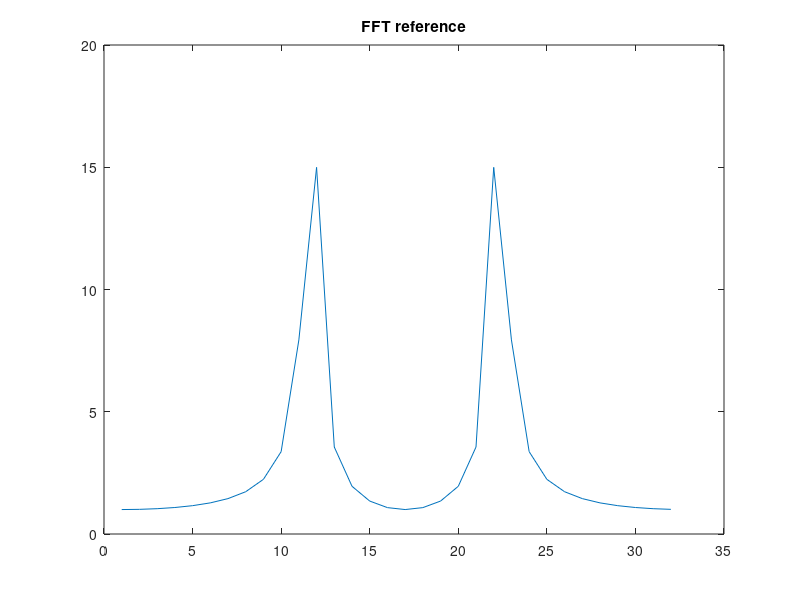
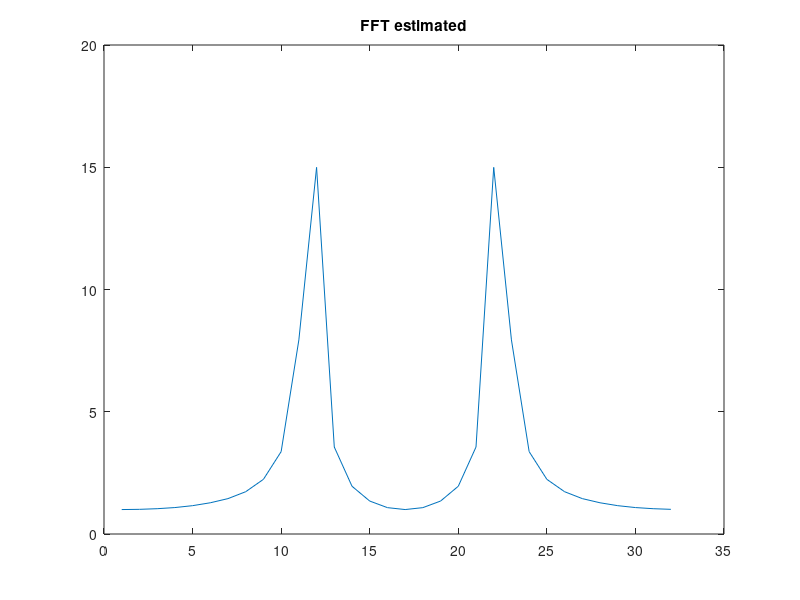

Reproduce these figures in MATLAB, in order.
clc, clear, close all
x = [1, 0, -1, 1, 0, -1, 1, 0, -1, 1, 0, -1, 1, 0, -1, 1, 0, -1, ...
    1, 0, -1, 1, 0, -1, 1, 0, -1, 1, 0, -1, 1, 0];

% x = [1, 0, 2, 1, 0, 2, 1, 0, 2, 1, 0, 2, 1, 0, 2, 1, 0, 2, ...
%     1, 0, 2, 1, 0, 2, 1, 0, 2, 1, 0, 2, 1, 0];
length(x)
ID = fopen('input.txt', 'w');
for i = 1:32
   fprintf(ID, '%.5f\n', x(i));
end
fclose(ID);
% x = linspace(1,32, 32);
X_ref = fft(x, 32);
X_est = zeros(1, 32);
dummy = 1;
a = zeros(1, 32);
b = zeros(1, 32);
c = zeros(1, 32);
d = zeros(1, 32);

% Create the hardware model
twiddle_rom_real = [1,      ...
                    0.981,  ...      
                    0.924,  ...
                    0.831,  ...
                    0.707,  ...
                    0.556,  ...
                    0.383,  ...
                    0.195,  ...
                    0,      ...
                    -0.195, ...
                    -0.383, ...
                    -0.556, ...
                    -0.707, ...
                    -0.831, ...
                    -0.924, ...
                    -0.981];
                
ID = fopen('twiddle_real.txt', 'w');
for i = 1:16
   fprintf(ID, '%.5f\n', twiddle_rom_real(i));
end                
fclose(ID);                

twiddle_rom_imag = [0,      ...
                    0.195,  ...      
                    0.383,  ...
                    0.556,  ...
                    0.707,  ...
                    0.831,  ...
                    0.924,  ...
                    0.981,  ...
                    1.000,  ...
                    0.981,  ...
                    0.924,  ...
                    0.831,  ...
                    0.707,  ...
                    0.556,  ...
                    0.383,  ...
                    0.195];
                
ID = fopen('twiddle_imag.txt', 'w');
for i = 1:16
   fprintf(ID, '%.5f\n', twiddle_rom_imag(i));
end                
fclose(ID);                
                
% Stage 1
a(0 + dummy) = x(0 + dummy) + ((twiddle_rom_real(0 + dummy) - 1j * twiddle_rom_imag(0 + dummy)) * x(16 + dummy));
a(1 + dummy) = x(0 + dummy) - ((twiddle_rom_real(0 + dummy) - 1j * twiddle_rom_imag(0 + dummy)) * x(16 + dummy));

a(2 + dummy) = x(8 + dummy) + ((twiddle_rom_real(0 + dummy) - 1j * twiddle_rom_imag(0 + dummy)) * x(24 + dummy));
a(3 + dummy) = x(8 + dummy) - ((twiddle_rom_real(0 + dummy) - 1j * twiddle_rom_imag(0 + dummy)) * x(24 + dummy));

a(4 + dummy) = x(4 + dummy) + ((twiddle_rom_real(0 + dummy) - 1j * twiddle_rom_imag(0 + dummy)) * x(20 + dummy));
a(5 + dummy) = x(4 + dummy) - ((twiddle_rom_real(0 + dummy) - 1j * twiddle_rom_imag(0 + dummy)) * x(20 + dummy));

a(6 + dummy) = x(12 + dummy) + ((twiddle_rom_real(0 + dummy) - 1j * twiddle_rom_imag(0 + dummy)) * x(28 + dummy));
a(7 + dummy) = x(12 + dummy) - ((twiddle_rom_real(0 + dummy) - 1j * twiddle_rom_imag(0 + dummy)) * x(28 + dummy));

a(8 + dummy) = x(2 + dummy) + ((twiddle_rom_real(0 + dummy) - 1j * twiddle_rom_imag(0 + dummy)) * x(18 + dummy));
a(9 + dummy) = x(2 + dummy) - ((twiddle_rom_real(0 + dummy) - 1j * twiddle_rom_imag(0 + dummy)) * x(18 + dummy));

a(10 + dummy) = x(10 + dummy) + ((twiddle_rom_real(0 + dummy) - 1j * twiddle_rom_imag(0 + dummy)) * x(26 + dummy));
a(11 + dummy) = x(10 + dummy) - ((twiddle_rom_real(0 + dummy) - 1j * twiddle_rom_imag(0 + dummy)) * x(26 + dummy));

a(12 + dummy) = x(6 + dummy) + ((twiddle_rom_real(0 + dummy) - 1j * twiddle_rom_imag(0 + dummy)) * x(22 + dummy));
a(13 + dummy) = x(6 + dummy) - ((twiddle_rom_real(0 + dummy) - 1j * twiddle_rom_imag(0 + dummy)) * x(22 + dummy));

a(14 + dummy) = x(14 + dummy) + ((twiddle_rom_real(0 + dummy) - 1j * twiddle_rom_imag(0 + dummy)) * x(30 + dummy));
a(15 + dummy) = x(14 + dummy) - ((twiddle_rom_real(0 + dummy) - 1j * twiddle_rom_imag(0 + dummy)) * x(30 + dummy));

a(16 + dummy) = x(1 + dummy) + ((twiddle_rom_real(0 + dummy) - 1j * twiddle_rom_imag(0 + dummy)) * x(17 + dummy));
a(17 + dummy) = x(1 + dummy) - ((twiddle_rom_real(0 + dummy) - 1j * twiddle_rom_imag(0 + dummy)) * x(17 + dummy));

a(18 + dummy) = x(9 + dummy) + ((twiddle_rom_real(0 + dummy) - 1j * twiddle_rom_imag(0 + dummy)) * x(25 + dummy));
a(19 + dummy) = x(9 + dummy) - ((twiddle_rom_real(0 + dummy) - 1j * twiddle_rom_imag(0 + dummy)) * x(25 + dummy));

a(20 + dummy) = x(5 + dummy) + ((twiddle_rom_real(0 + dummy) - 1j * twiddle_rom_imag(0 + dummy)) * x(21 + dummy));
a(21 + dummy) = x(5 + dummy) - ((twiddle_rom_real(0 + dummy) - 1j * twiddle_rom_imag(0 + dummy)) * x(21 + dummy));

a(22 + dummy) = x(13 + dummy) + ((twiddle_rom_real(0 + dummy) - 1j * twiddle_rom_imag(0 + dummy)) * x(29 + dummy));
a(23 + dummy) = x(13 + dummy) - ((twiddle_rom_real(0 + dummy) - 1j * twiddle_rom_imag(0 + dummy)) * x(29 + dummy));

a(24 + dummy) = x(3 + dummy) + ((twiddle_rom_real(0 + dummy) - 1j * twiddle_rom_imag(0 + dummy)) * x(19 + dummy));
a(25 + dummy) = x(3 + dummy) - ((twiddle_rom_real(0 + dummy) - 1j * twiddle_rom_imag(0 + dummy)) * x(19 + dummy));

a(26 + dummy) = x(11 + dummy) + ((twiddle_rom_real(0 + dummy) - 1j * twiddle_rom_imag(0 + dummy)) * x(27 + dummy));
a(27 + dummy) = x(11 + dummy) - ((twiddle_rom_real(0 + dummy) - 1j * twiddle_rom_imag(0 + dummy)) * x(27 + dummy));

a(28 + dummy) = x(7 + dummy) + ((twiddle_rom_real(0 + dummy) - 1j * twiddle_rom_imag(0 + dummy)) * x(23 + dummy));
a(29 + dummy) = x(7 + dummy) - ((twiddle_rom_real(0 + dummy) - 1j * twiddle_rom_imag(0 + dummy)) * x(23 + dummy));

a(30 + dummy) = x(15 + dummy) + ((twiddle_rom_real(0 + dummy) - 1j * twiddle_rom_imag(0 + dummy)) * x(31 + dummy));
a(31 + dummy) = x(15 + dummy) - ((twiddle_rom_real(0 + dummy) - 1j * twiddle_rom_imag(0 + dummy)) * x(31 + dummy));

% Stage 2
b(0 + dummy) = a(0 + dummy) + ((twiddle_rom_real(0 + dummy) - 1j * twiddle_rom_imag(0 + dummy)) * a(2 + dummy));
b(2 + dummy) = a(0 + dummy) - ((twiddle_rom_real(0 + dummy) - 1j * twiddle_rom_imag(0 + dummy)) * a(2 + dummy));
b(1 + dummy) = a(1 + dummy) + ((twiddle_rom_real(8 + dummy) - 1j * twiddle_rom_imag(8 + dummy)) * a(3 + dummy));
b(3 + dummy) = a(1 + dummy) - ((twiddle_rom_real(8 + dummy) - 1j * twiddle_rom_imag(8 + dummy)) * a(3 + dummy));

b(4 + dummy) = a(4 + dummy) + ((twiddle_rom_real(0 + dummy) - 1j * twiddle_rom_imag(0 + dummy)) * a(6 + dummy));
b(6 + dummy) = a(4 + dummy) - ((twiddle_rom_real(0 + dummy) - 1j * twiddle_rom_imag(0 + dummy)) * a(6 + dummy));
b(5 + dummy) = a(5 + dummy) + ((twiddle_rom_real(8 + dummy) - 1j * twiddle_rom_imag(8 + dummy)) * a(7 + dummy));
b(7 + dummy) = a(5 + dummy) - ((twiddle_rom_real(8 + dummy) - 1j * twiddle_rom_imag(8 + dummy)) * a(7 + dummy));

b(8 + dummy) = a(8 + dummy) 	+ ((twiddle_rom_real(0 + dummy) - 1j * twiddle_rom_imag(0 + dummy)) * a(10 + dummy));
b(10 + dummy) = a(8 + dummy) 	- ((twiddle_rom_real(0 + dummy) - 1j * twiddle_rom_imag(0 + dummy)) * a(10 + dummy));
b(9 + dummy) = a(9 + dummy) 	+ ((twiddle_rom_real(8 + dummy) - 1j * twiddle_rom_imag(8 + dummy)) * a(11 + dummy));
b(11 + dummy) = a(9 + dummy) 	- ((twiddle_rom_real(8 + dummy) - 1j * twiddle_rom_imag(8 + dummy)) * a(11 + dummy));

b(12 + dummy) = a(12 + dummy) + ((twiddle_rom_real(0 + dummy) - 1j * twiddle_rom_imag(0 + dummy)) * a(14 + dummy));
b(14 + dummy) = a(12 + dummy) - ((twiddle_rom_real(0 + dummy) - 1j * twiddle_rom_imag(0 + dummy)) * a(14 + dummy));
b(13 + dummy) = a(13 + dummy) + ((twiddle_rom_real(8 + dummy) - 1j * twiddle_rom_imag(8 + dummy)) * a(15 + dummy));
b(15 + dummy) = a(13 + dummy) - ((twiddle_rom_real(8 + dummy) - 1j * twiddle_rom_imag(8 + dummy)) * a(15 + dummy));

b(16 + dummy) = a(16 + dummy) + ((twiddle_rom_real(0 + dummy) - 1j * twiddle_rom_imag(0 + dummy)) * a(18 + dummy));
b(18 + dummy) = a(16 + dummy) - ((twiddle_rom_real(0 + dummy) - 1j * twiddle_rom_imag(0 + dummy)) * a(18 + dummy));
b(17 + dummy) = a(17 + dummy) + ((twiddle_rom_real(8 + dummy) - 1j * twiddle_rom_imag(8 + dummy)) * a(19 + dummy));
b(19 + dummy) = a(17 + dummy) - ((twiddle_rom_real(8 + dummy) - 1j * twiddle_rom_imag(8 + dummy)) * a(19 + dummy));

b(20 + dummy) = a(20 + dummy) + ((twiddle_rom_real(0 + dummy) - 1j * twiddle_rom_imag(0 + dummy)) * a(22 + dummy));
b(22 + dummy) = a(20 + dummy) - ((twiddle_rom_real(0 + dummy) - 1j * twiddle_rom_imag(0 + dummy)) * a(22 + dummy));
b(21 + dummy) = a(21 + dummy) + ((twiddle_rom_real(8 + dummy) - 1j * twiddle_rom_imag(8 + dummy)) * a(23 + dummy));
b(23 + dummy) = a(21 + dummy) - ((twiddle_rom_real(8 + dummy) - 1j * twiddle_rom_imag(8 + dummy)) * a(23 + dummy));

b(24 + dummy) = a(24 + dummy) + ((twiddle_rom_real(0 + dummy) - 1j * twiddle_rom_imag(0 + dummy)) * a(26 + dummy));
b(26 + dummy) = a(24 + dummy) - ((twiddle_rom_real(0 + dummy) - 1j * twiddle_rom_imag(0 + dummy)) * a(26 + dummy));
b(25 + dummy) = a(25 + dummy) + ((twiddle_rom_real(8 + dummy) - 1j * twiddle_rom_imag(8 + dummy)) * a(27 + dummy));
b(27 + dummy) = a(25 + dummy) - ((twiddle_rom_real(8 + dummy) - 1j * twiddle_rom_imag(8 + dummy)) * a(27 + dummy));

b(28 + dummy) = a(28 + dummy) + ((twiddle_rom_real(0 + dummy) - 1j * twiddle_rom_imag(0 + dummy)) * a(30 + dummy));
b(30 + dummy) = a(28 + dummy) - ((twiddle_rom_real(0 + dummy) - 1j * twiddle_rom_imag(0 + dummy)) * a(30 + dummy));
b(29 + dummy) = a(29 + dummy) + ((twiddle_rom_real(8 + dummy) - 1j * twiddle_rom_imag(8 + dummy)) * a(31 + dummy));
b(31 + dummy) = a(29 + dummy) - ((twiddle_rom_real(8 + dummy) - 1j * twiddle_rom_imag(8 + dummy)) * a(31 + dummy));

% Stage 3
c(0 + dummy) = b(0 + dummy) + ((	twiddle_rom_real(0 + dummy) - 1j * twiddle_rom_imag(0 + dummy)) * b(4 + dummy));
c(4 + dummy) = b(0 + dummy) - ((	twiddle_rom_real(0 + dummy) - 1j * twiddle_rom_imag(0 + dummy)) * b(4 + dummy));
c(1 + dummy) = b(1 + dummy) + ((	twiddle_rom_real(4 + dummy) - 1j * twiddle_rom_imag(4 + dummy)) * b(5 + dummy));
c(5 + dummy) = b(1 + dummy) - ((	twiddle_rom_real(4 + dummy) - 1j * twiddle_rom_imag(4 + dummy)) * b(5 + dummy));
c(2 + dummy) = b(2 + dummy) + ((	twiddle_rom_real(8 + dummy) - 1j * twiddle_rom_imag(8 + dummy)) * b(6 + dummy));
c(6 + dummy) = b(2 + dummy) - ((	twiddle_rom_real(8 + dummy) - 1j * twiddle_rom_imag(8 + dummy)) * b(6 + dummy));
c(3 + dummy) = b(3 + dummy) + ((	twiddle_rom_real(12 + dummy) - 1j * twiddle_rom_imag(12 + dummy)) * b(7 + dummy));
c(7 + dummy) = b(3 + dummy) - ((	twiddle_rom_real(12 + dummy) - 1j * twiddle_rom_imag(12 + dummy)) * b(7 + dummy));

c(8 + dummy) = b(8 + dummy) 	+ ((	twiddle_rom_real(0 + dummy) - 1j * twiddle_rom_imag(0 + dummy)) * b(12 + dummy));
c(12 + dummy) = b(8 + dummy) 	- ((	twiddle_rom_real(0 + dummy) - 1j * twiddle_rom_imag(0 + dummy)) * b(12 + dummy));
c(9 + dummy) = b(9 + dummy) 	+ ((	twiddle_rom_real(4 + dummy) - 1j * twiddle_rom_imag(4 + dummy)) * b(13 + dummy));
c(13 + dummy) = b(9 + dummy) 	- ((	twiddle_rom_real(4 + dummy) - 1j * twiddle_rom_imag(4 + dummy)) * b(13 + dummy));
c(10 + dummy) = b(10 + dummy) 	+ ((	twiddle_rom_real(8 + dummy) - 1j * twiddle_rom_imag(8 + dummy)) * b(14 + dummy));
c(14 + dummy) = b(10 + dummy) 	- ((	twiddle_rom_real(8 + dummy) - 1j * twiddle_rom_imag(8 + dummy)) * b(14 + dummy));
c(11 + dummy) = b(11 + dummy) 	+ ((	twiddle_rom_real(12 + dummy) - 1j * twiddle_rom_imag(12 + dummy)) * b(15 + dummy));
c(15 + dummy) = b(11 + dummy) 	- ((	twiddle_rom_real(12 + dummy) - 1j * twiddle_rom_imag(12 + dummy)) * b(15 + dummy));

c(16 + dummy) = b(16 + dummy) + ((	twiddle_rom_real(0 + dummy) - 1j * twiddle_rom_imag(0 + dummy)) * b(20 + dummy));
c(20 + dummy) = b(16 + dummy) - ((	twiddle_rom_real(0 + dummy) - 1j * twiddle_rom_imag(0 + dummy)) * b(20 + dummy));
c(17 + dummy) = b(17 + dummy) + ((	twiddle_rom_real(4 + dummy) - 1j * twiddle_rom_imag(4 + dummy)) * b(21 + dummy));
c(21 + dummy) = b(17 + dummy) - ((	twiddle_rom_real(4 + dummy) - 1j * twiddle_rom_imag(4 + dummy)) * b(21 + dummy));
c(18 + dummy) = b(18 + dummy) + ((	twiddle_rom_real(8 + dummy) - 1j * twiddle_rom_imag(8 + dummy)) * b(22 + dummy));
c(22 + dummy) = b(18 + dummy) - ((	twiddle_rom_real(8 + dummy) - 1j * twiddle_rom_imag(8 + dummy)) * b(22 + dummy));
c(19 + dummy) = b(19 + dummy) + ((	twiddle_rom_real(12 + dummy) - 1j * twiddle_rom_imag(12 + dummy)) * b(23 + dummy));
c(23 + dummy) = b(19 + dummy) - ((	twiddle_rom_real(12 + dummy) - 1j * twiddle_rom_imag(12 + dummy)) * b(23 + dummy));

c(24 + dummy) = b(24 + dummy) + ((	twiddle_rom_real(0 + dummy) - 1j * twiddle_rom_imag(0 + dummy)) * b(28 + dummy));
c(28 + dummy) = b(24 + dummy) - ((	twiddle_rom_real(0 + dummy) - 1j * twiddle_rom_imag(0 + dummy)) * b(28 + dummy));
c(25 + dummy) = b(25 + dummy) + ((	twiddle_rom_real(4 + dummy) - 1j * twiddle_rom_imag(4 + dummy)) * b(29 + dummy));
c(29 + dummy) = b(25 + dummy) - ((	twiddle_rom_real(4 + dummy) - 1j * twiddle_rom_imag(4 + dummy)) * b(29 + dummy));
c(26 + dummy) = b(26 + dummy) + ((	twiddle_rom_real(8 + dummy) - 1j * twiddle_rom_imag(8 + dummy)) * b(30 + dummy));
c(30 + dummy) = b(26 + dummy) - ((	twiddle_rom_real(8 + dummy) - 1j * twiddle_rom_imag(8 + dummy)) * b(30 + dummy));
c(27 + dummy) = b(27 + dummy) + ((	twiddle_rom_real(12 + dummy) - 1j * twiddle_rom_imag(12 + dummy)) * b(31 + dummy));
c(31 + dummy) = b(27 + dummy) - ((	twiddle_rom_real(12 + dummy) - 1j * twiddle_rom_imag(12 + dummy)) * b(31 + dummy));


% Stage 4
d(0 + dummy) = c(0 + dummy) + ((	twiddle_rom_real(0 + dummy) - 1j * twiddle_rom_imag(0 + dummy)) * c(8 + dummy));
d(8 + dummy) = c(0 + dummy) - ((	twiddle_rom_real(0 + dummy) - 1j * twiddle_rom_imag(0 + dummy)) * c(8 + dummy));
d(1 + dummy) = c(1 + dummy) + ((	twiddle_rom_real(2 + dummy) - 1j * twiddle_rom_imag(2 + dummy)) * c(9 + dummy));
d(9 + dummy) = c(1 + dummy) - ((	twiddle_rom_real(2 + dummy) - 1j * twiddle_rom_imag(2 + dummy)) * c(9 + dummy));
d(2 + dummy) = c(2 + dummy) + ((	twiddle_rom_real(4 + dummy) - 1j * twiddle_rom_imag(4 + dummy)) * c(10 + dummy));
d(10 + dummy) = c(2 + dummy) - ((	twiddle_rom_real(4 + dummy) - 1j * twiddle_rom_imag(4 + dummy)) * c(10 + dummy));
d(3 + dummy) = c(3 + dummy) + ((	twiddle_rom_real(6 + dummy) - 1j * twiddle_rom_imag(6 + dummy)) * c(11 + dummy));
d(11 + dummy) = c(3 + dummy) - ((	twiddle_rom_real(6 + dummy) - 1j * twiddle_rom_imag(6 + dummy)) * c(11 + dummy));
d(4 + dummy) = c(4 + dummy) + ((	twiddle_rom_real(8 + dummy) - 1j * twiddle_rom_imag(8 + dummy)) * c(12 + dummy));
d(12 + dummy) = c(4 + dummy) - ((	twiddle_rom_real(8 + dummy) - 1j * twiddle_rom_imag(8 + dummy)) * c(12 + dummy));
d(5 + dummy) = c(5 + dummy) + ((	twiddle_rom_real(10 + dummy) - 1j * twiddle_rom_imag(10 + dummy)) * c(13 + dummy));	
d(13 + dummy) = c(5 + dummy) - ((	twiddle_rom_real(10 + dummy) - 1j * twiddle_rom_imag(10 + dummy)) * c(13 + dummy));	
d(6 + dummy) = c(6 + dummy) + ((	twiddle_rom_real(12 + dummy) - 1j * twiddle_rom_imag(12 + dummy)) * c(14 + dummy));  
d(14 + dummy) = c(6 + dummy) - ((	twiddle_rom_real(12 + dummy) - 1j * twiddle_rom_imag(12 + dummy)) * c(14 + dummy));	
d(7 + dummy) = c(7 + dummy) + ((	twiddle_rom_real(14 + dummy) - 1j * twiddle_rom_imag(14 + dummy)) * c(15 + dummy));	
d(15 + dummy) = c(7 + dummy) - ((	twiddle_rom_real(14 + dummy) - 1j * twiddle_rom_imag(14 + dummy)) * c(15 + dummy));	

d(16 + dummy) = c(16 + dummy) + ((	twiddle_rom_real(0 + dummy) - 1j * twiddle_rom_imag(0 + dummy)) * c(24 + dummy));
d(24 + dummy) = c(16 + dummy) - ((	twiddle_rom_real(0 + dummy) - 1j * twiddle_rom_imag(0 + dummy)) * c(24 + dummy));
d(17 + dummy) = c(17 + dummy) + ((	twiddle_rom_real(2 + dummy) - 1j * twiddle_rom_imag(2 + dummy)) * c(25 + dummy));
d(25 + dummy) = c(17 + dummy) - ((	twiddle_rom_real(2 + dummy) - 1j * twiddle_rom_imag(2 + dummy)) * c(25 + dummy));
d(18 + dummy) = c(18 + dummy) + ((	twiddle_rom_real(4 + dummy) - 1j * twiddle_rom_imag(4 + dummy)) * c(26 + dummy));
d(26 + dummy) = c(18 + dummy) - ((	twiddle_rom_real(4 + dummy) - 1j * twiddle_rom_imag(4 + dummy)) * c(26 + dummy));
d(19 + dummy) = c(19 + dummy) + ((	twiddle_rom_real(6 + dummy) - 1j * twiddle_rom_imag(6 + dummy)) * c(27 + dummy));
d(27 + dummy) = c(19 + dummy) - ((	twiddle_rom_real(6 + dummy) - 1j * twiddle_rom_imag(6 + dummy)) * c(27 + dummy));
d(20 + dummy) = c(20 + dummy) + ((	twiddle_rom_real(8 + dummy) - 1j * twiddle_rom_imag(8 + dummy)) * c(28 + dummy));
d(28 + dummy) = c(20 + dummy) - ((	twiddle_rom_real(8 + dummy) - 1j * twiddle_rom_imag(8 + dummy)) * c(28 + dummy));
d(21 + dummy) = c(21 + dummy) + ((	twiddle_rom_real(10 + dummy) - 1j * twiddle_rom_imag(10 + dummy)) * c(29 + dummy));		
d(29 + dummy) = c(21 + dummy) - ((	twiddle_rom_real(10 + dummy) - 1j * twiddle_rom_imag(10 + dummy)) * c(29 + dummy));		
d(22 + dummy) = c(22 + dummy) + ((	twiddle_rom_real(12 + dummy) - 1j * twiddle_rom_imag(12 + dummy)) * c(30 + dummy));		
d(30 + dummy) = c(22 + dummy) - ((	twiddle_rom_real(12 + dummy) - 1j * twiddle_rom_imag(12 + dummy)) * c(30 + dummy));		
d(23 + dummy) = c(23 + dummy) + ((	twiddle_rom_real(14 + dummy) - 1j * twiddle_rom_imag(14 + dummy)) * c(31 + dummy));		
d(31 + dummy) = c(23 + dummy) - ((	twiddle_rom_real(14 + dummy) - 1j * twiddle_rom_imag(14 + dummy)) * c(31 + dummy));		

% Stage 5
X_est(0 + dummy) 		= d(0 + dummy) + ((	twiddle_rom_real(0 + dummy) - 1j * twiddle_rom_imag(0 + dummy)) * d(16 + dummy));
X_est(16 + dummy) 	= d(0 + dummy) - ((	twiddle_rom_real(0 + dummy) - 1j * twiddle_rom_imag(0 + dummy)) * d(16 + dummy));

X_est(1 + dummy) 		= d(1 + dummy) + ((	twiddle_rom_real(1 + dummy) - 1j * twiddle_rom_imag(1 + dummy)) * d(17 + dummy));
X_est(17 + dummy) 	= d(1 + dummy) - ((	twiddle_rom_real(1 + dummy) - 1j * twiddle_rom_imag(1 + dummy)) * d(17 + dummy));

X_est(2 + dummy) 		= d(2 + dummy) + ((	twiddle_rom_real(2 + dummy) - 1j * twiddle_rom_imag(2 + dummy)) * d(18 + dummy));
X_est(18 + dummy) 	= d(2 + dummy) - ((	twiddle_rom_real(2 + dummy) - 1j * twiddle_rom_imag(2 + dummy)) * d(18 + dummy));

X_est(3 + dummy) 		= d(3 + dummy) + ((	twiddle_rom_real(3 + dummy) - 1j * twiddle_rom_imag(3 + dummy)) * d(19 + dummy));
X_est(19 + dummy) 	= d(3 + dummy) - ((	twiddle_rom_real(3 + dummy) - 1j * twiddle_rom_imag(3 + dummy)) * d(19 + dummy));

X_est(4 + dummy) 		= d(4 + dummy) + ((	twiddle_rom_real(4 + dummy) - 1j * twiddle_rom_imag(4 + dummy)) * d(20 + dummy));
X_est(20 + dummy) 	= d(4 + dummy) - ((	twiddle_rom_real(4 + dummy) - 1j * twiddle_rom_imag(4 + dummy)) * d(20 + dummy));

X_est(5 + dummy) 		= d(5 + dummy) + ((	twiddle_rom_real(5 + dummy) - 1j * twiddle_rom_imag(5 + dummy)) * d(21 + dummy));
X_est(21 + dummy) 	= d(5 + dummy) - ((	twiddle_rom_real(5 + dummy) - 1j * twiddle_rom_imag(5 + dummy)) * d(21 + dummy));

X_est(6 + dummy) 		= d(6 + dummy) + ((	twiddle_rom_real(6 + dummy) - 1j * twiddle_rom_imag(6 + dummy)) * d(22 + dummy));
X_est(22 + dummy) 	= d(6 + dummy) - ((	twiddle_rom_real(6 + dummy) - 1j * twiddle_rom_imag(6 + dummy)) * d(22 + dummy));

X_est(7 + dummy) 		= d(7 + dummy) + ((	twiddle_rom_real(7 + dummy) - 1j * twiddle_rom_imag(7 + dummy)) * d(23 + dummy));
X_est(23 + dummy) 	= d(7 + dummy) - ((	twiddle_rom_real(7 + dummy) - 1j * twiddle_rom_imag(7 + dummy)) * d(23 + dummy));

X_est(8 + dummy) 		= d(8 + dummy) + ((	twiddle_rom_real(8 + dummy) - 1j * twiddle_rom_imag(8 + dummy)) * d(24 + dummy));
X_est(24 + dummy) 	= d(8 + dummy) - ((	twiddle_rom_real(8 + dummy) - 1j * twiddle_rom_imag(8 + dummy)) * d(24 + dummy));

X_est(9 + dummy) 		= d(9 + dummy) + ((	twiddle_rom_real(9 + dummy) - 1j * twiddle_rom_imag(9 + dummy)) * d(25 + dummy));
X_est(25 + dummy) 	= d(9 + dummy) - ((	twiddle_rom_real(9 + dummy) - 1j * twiddle_rom_imag(9 + dummy)) * d(25 + dummy));

X_est(10 + dummy) 	= d(10 + dummy) + ((	twiddle_rom_real(10 + dummy) - 1j * twiddle_rom_imag(10 + dummy)) * d(26 + dummy));
X_est(26 + dummy) 	= d(10 + dummy) - ((	twiddle_rom_real(10 + dummy) - 1j * twiddle_rom_imag(10 + dummy)) * d(26 + dummy));

X_est(11 + dummy) 	= d(11 + dummy) + ((	twiddle_rom_real(11 + dummy) - 1j * twiddle_rom_imag(11 + dummy)) * d(27 + dummy));
X_est(27 + dummy) 	= d(11 + dummy) - ((	twiddle_rom_real(11 + dummy) - 1j * twiddle_rom_imag(11 + dummy)) * d(27 + dummy));

X_est(12 + dummy) 	= d(12 + dummy) + ((	twiddle_rom_real(12 + dummy) - 1j * twiddle_rom_imag(12 + dummy)) * d(28 + dummy));
X_est(28 + dummy) 	= d(12 + dummy) - ((	twiddle_rom_real(12 + dummy) - 1j * twiddle_rom_imag(12 + dummy)) * d(28 + dummy));

X_est(13 + dummy) 	= d(13 + dummy) + ((	twiddle_rom_real(13 + dummy) - 1j * twiddle_rom_imag(13 + dummy)) * d(29 + dummy));
X_est(29 + dummy) 	= d(13 + dummy) - ((	twiddle_rom_real(13 + dummy) - 1j * twiddle_rom_imag(13 + dummy)) * d(29 + dummy));

X_est(14 + dummy) 	= d(14 + dummy) + ((	twiddle_rom_real(14 + dummy) - 1j * twiddle_rom_imag(14 + dummy)) * d(30 + dummy));
X_est(30 + dummy) 	= d(14 + dummy) - ((	twiddle_rom_real(14 + dummy) - 1j * twiddle_rom_imag(14 + dummy)) * d(30 + dummy));

X_est(15 + dummy) 	= d(15 + dummy) + ((	twiddle_rom_real(15 + dummy) - 1j * twiddle_rom_imag(15 + dummy)) * d(31 + dummy));
X_est(31 + dummy) 	= d(15 + dummy) - ((	twiddle_rom_real(15 + dummy) - 1j * twiddle_rom_imag(15 + dummy)) * d(31 + dummy));

plot(abs(X_ref))
title('FFT reference')
figure
plot(abs(X_est))
title('FFT estimated')

ID = fopen('output_real.txt', 'w');
for i = 1:32
   fprintf(ID, '%.5f\n', real(X_est(i)));
end                
fclose(ID);  

ID = fopen('output_imag.txt', 'w');
for i = 1:32
   fprintf(ID, '%.5f\n', imag(X_est(i)));
end                
fclose(ID); 
